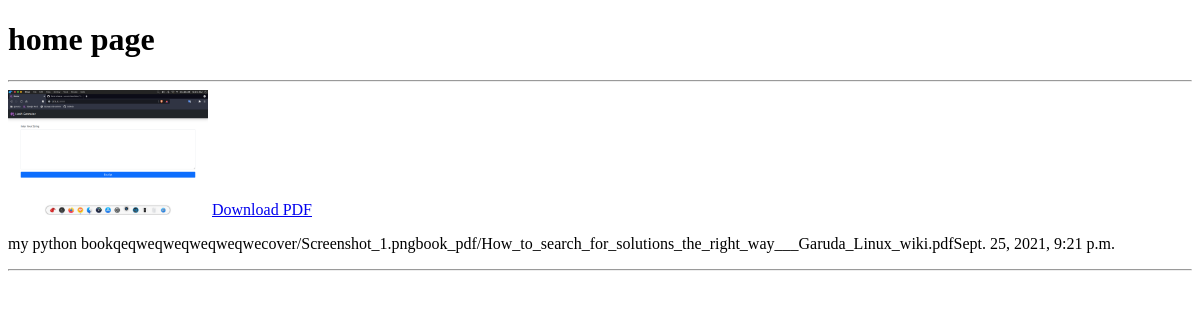
Before: / with the older database file.
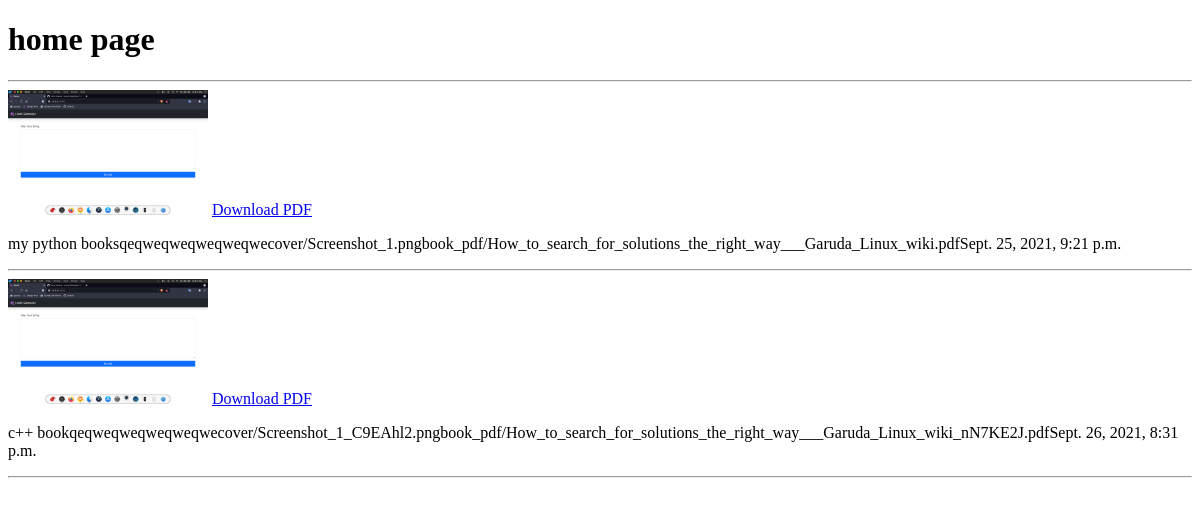
After: the same page with the newer database file.
### app/models.py (models this page shows)
class Book(models.Model):
    title = models.CharField("Title",max_length=100)
    info = models.CharField("Info",max_length=500)
    cover = models.ImageField("Cover",upload_to = "cover")
    book_pdf = models.FileField("Book_PDF",upload_to="book_pdf")
    datetime = models.DateTimeField("DateTime",auto_now_add=True)

### app/views.py (the view)
# urls.py: path("",views.home),
def home(request):
    data = Book.objects.all()
    dict_data = {
        "data":data,
    }
    return render(request,"home.html",dict_data)

### app/templates/home.html (shortened to what this page needs)
<!DOCTYPE html>
<html lang="en">
<head>
</head>
<body>
    <h1>home page</h1>
    <hr>
    {% for i in data %}
        <img src="media/{{i.cover}}" heigth=200 width=200 alt="">
        <a href="media/{{i.book_pdf}}">Download PDF</a>
        <p>{{i.title}}{{i.info}}{{i.cover}}{{i.book_pdf}}{{i.datetime}}</p>
        <hr>
    {% endfor %}
</body>
</html>

Changed rows visible on the page:
changed Book "cover/Screenshot_1.png": title "my python book" → "my python books"
added Book: cover (picture), title "c++ book", info "qeqweqweqweqweqwe", cover "cover/Screenshot_1_C9EAhl2.png", book_pdf "book_pdf/How_to_search_for_solutions_the_right_way___Garuda_Linux_wiki_nN7KE2J.pdf", datetime "Sept. 26, 2021, 8:31 p.m."
